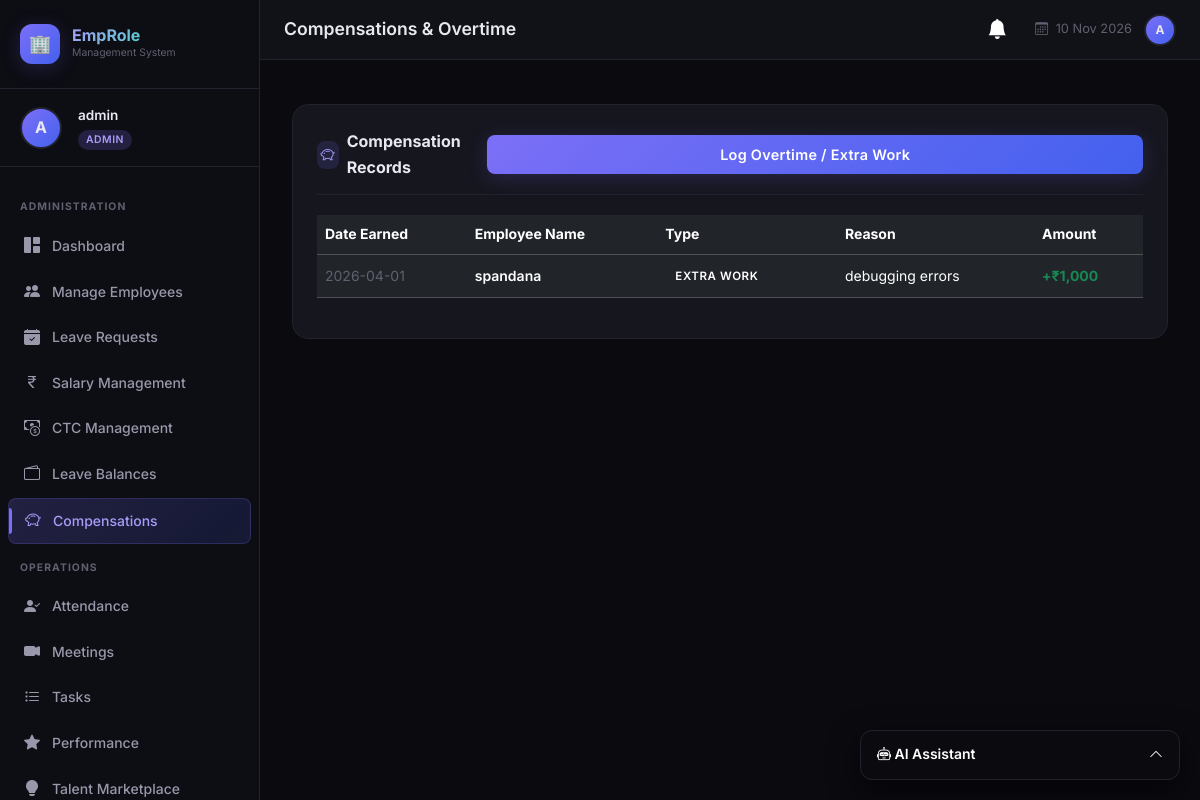
Page /hr/compensations (signed in) on the committed database.
### tables this page shows
CREATE TABLE compensations (
            id INTEGER PRIMARY KEY AUTOINCREMENT,
            employee_id INTEGER NOT NULL,
            comp_type TEXT NOT NULL,
            amount REAL NOT NULL,
            date DATE NOT NULL,
            reason TEXT,
            status TEXT DEFAULT 'pending',
            FOREIGN KEY (employee_id) REFERENCES employees(id)
        );

CREATE TABLE employees (
            id INTEGER PRIMARY KEY AUTOINCREMENT,
            user_id INTEGER UNIQUE,
            name TEXT NOT NULL,
            email TEXT NOT NULL,
            phone TEXT,
            department TEXT,
            designation TEXT,
            joining_date DATE,
            status TEXT DEFAULT 'active',
            FOREIGN KEY (user_id) REFERENCES users(id)
        );

### hr_extensions.py (the view, shortened to what this page needs)
@hr_extensions_bp.route('/hr/compensations', methods=['GET', 'POST'])
@login_required
@role_required('admin', 'hr')
def admin_compensations():
    db = get_db()
    records = db.execute(
        "SELECT c.*, e.name FROM compensations c "
        "JOIN employees e ON c.employee_id=e.id "
        "ORDER BY c.date DESC"
    ).fetchall()
    employees = db.execute("SELECT id, name FROM employees").fetchall()
    db.close()
    return render_template('hr_extensions/compensations.html', records=records, employees=employees)

### ai_service.py (called while the page is built)
@ai_service_bp.before_app_request
def setup_ai():
    if not hasattr(ai_service_bp, 'schema_initialized'):
        init_ai_schema()
        ai_service_bp.schema_initialized = True

### app.py (called while the page is built)
@app.context_processor
def inject_notifications():
    if 'user_id' in session:
        db = get_db()
        n = db.execute("SELECT * FROM notifications WHERE user_id=? AND is_read=0 ORDER BY created_at DESC LIMIT 5", (session['user_id'],)).fetchall()
        c = db.execute("SELECT COUNT(*) as c FROM notifications WHERE user_id=? AND is_read=0", (session['user_id'],)).fetchone()['c']
        db.close()
        return dict(recent_notifications=n, unread_notifications_count=c)
    return dict(recent_notifications=[], unread_notifications_count=0)

### database.py (called while the page is built)
def get_db():
    conn = sqlite3.connect(DB_PATH)
    conn.row_factory = sqlite3.Row
    conn.execute("PRAGMA foreign_keys = ON")
    return conn

### hr_extensions.py (called while the page is built)
def login_required(f):
    @wraps(f)
    def decorated(*args, **kwargs):
        if 'user_id' not in session:
            flash('Please log in to access this page.', 'warning')
            return redirect(url_for('login'))
        return f(*args, **kwargs)
    return decorated

def role_required(*roles):
    def decorator(f):
        @wraps(f)
        def decorated(*args, **kwargs):
            if 'user_id' not in session:
                return redirect(url_for('login'))
            if session.get('role') not in roles:
                flash('Access denied. Insufficient permissions.', 'danger')
                return redirect(url_for('dashboard'))
            return f(*args, **kwargs)
        return decorated
    return decorator

### hr_extensions_db.py (called while the page is built)
def get_db():
    conn = sqlite3.connect(DB_PATH)
    conn.row_factory = sqlite3.Row
    conn.execute("PRAGMA foreign_keys = ON")
    return conn

### templates/hr_extensions/compensations.html (shortened to what this page needs)
{% extends "base.html" %}
{% block page_title %}Compensations & Overtime{% endblock %}
{% block content %}
<div class="content-card fade-in">
  <div class="card-header-custom">
    <div class="card-title-custom">
      <div class="title-icon"><i class="bi bi-piggy-bank"></i></div>
      Compensation Records
    </div>
    <button type="button" class="btn-primary-custom px-4 py-2" data-bs-toggle="modal" data-bs-target="#addCompModal">
      Log Overtime / Extra Work
    </button>
  </div>
  <div class="table-responsive mt-3">
    <table class="table table-dark table-hover align-middle">
      <thead>
        <tr>
          <th>Date Earned</th>
          <th>Employee Name</th>
          <th>Type</th>
          <th>Reason</th>
          <th>Amount</th>
        </tr>
      </thead>
      <tbody>
        {% for r in records %}
        <tr>
          <td><span style="color:var(--text-muted);">{{ r.date }}</span></td>
          <td><span style="font-weight:600;">{{ r.name }}</span></td>
          <td><span class="badge-custom badge-info">{{ r.comp_type }}</span></td>
          <td>{{ r.reason }}</td>
          <td><span class="text-success" style="font-weight:700;">+₹{{ "{:,.0f}".format(r.amount) }}</span></td>
        </tr>
        {% else %}
        <tr>
          <td colspan="5" class="text-center py-4" style="color:var(--text-muted);">No compensations logged yet.</td>
        </tr>
        {% endfor %}
      </tbody>
    </table>
  </div>
</div>
{% endblock %}

### static/css/style.css (style rules this page uses)
:root { --bg-primary: #0a0a0f; --bg-secondary: #111118; --bg-card: #16161f; --bg-card-hover: #1e1e2a; --sidebar-bg: #0d0d14; --sidebar-width: 260px; --accent-purple: #7c6ff7; --accent-purple-light: #a89df9; --accent-teal: #00d4aa; --accent-teal-light: #33ddbb; --accent-orange: #ff6b35; --accent-pink: #f72585; --accent-blue: #4361ee; --text-primary: #e8e8f0; --text-secondary: #9898aa; --text-muted: #606070; --border-color: #22222e; --border-glow: rgba(124, 111, 247, 0.3); --shadow-sm: 0 2px 8px rgba(0, 0, 0, 0.4); --shadow-md: 0 4px 20px rgba(0, 0, 0, 0.5); --shadow-lg: 0 8px 40px rgba(0, 0, 0, 0.6); --shadow-accent: 0 4px 20px rgba(124, 111, 247, 0.2); --radius-sm: 8px; --radius-md: 12px; --radius-lg: 16px; --radius-xl: 20px; --transition: all 0.25s cubic-bezier(0.4, 0, 0.2, 1); }
*, *::before, *::after { box-sizing: border-box; margin: 0; padding: 0; }
html { scroll-behavior: smooth; }
body { font-family: 'Inter', -apple-system, BlinkMacSystemFont, sans-serif; background: var(--bg-primary); color: var(--text-primary); min-height: 100vh; overflow-x: hidden; font-size: 14px; line-height: 1.6; }
.btn-primary-custom { background: linear-gradient(135deg, var(--accent-purple), var(--accent-blue)); border: none; color: white; font-weight: 600; padding: 11px 24px; border-radius: var(--radius-sm); transition: var(--transition); font-size: 0.9rem; letter-spacing: 0.02em; box-shadow: var(--shadow-accent); width: 100%; }
.content-card { background: var(--bg-card); border: 1px solid var(--border-color); border-radius: var(--radius-lg); padding: 1.5rem; margin-bottom: 1.5rem; }
.card-header-custom { display: flex; align-items: center; justify-content: space-between; margin-bottom: 1.25rem; padding-bottom: 0.875rem; border-bottom: 1px solid var(--border-color); }
.card-title-custom { font-size: 1rem; font-weight: 700; color: var(--text-primary); display: flex; align-items: center; gap: 8px; }
.card-title-custom .title-icon { width: 28px; height: 28px; background: rgba(124, 111, 247, 0.15); border-radius: 8px; display: flex; align-items: center; justify-content: center; color: var(--accent-purple-light); font-size: 0.9rem; }
.badge-custom { padding: 4px 10px; border-radius: 20px; font-size: 0.72rem; font-weight: 600; text-transform: uppercase; letter-spacing: 0.05em; display: inline-block; }
.fade-in { animation: fadeIn 0.4s ease forwards; }
.content-card { animation: fadeIn 0.4s ease forwards; animation-delay: 0.2s; opacity: 0; animation-fill-mode: forwards; }

### rows in the picture
compensations: date "2026-04-01", name "spandana", comp_type "EXTRA WORK", reason "debugging errors", amount "1,000"

### other values in the picture
{{ session.username[0].upper() }} "A"
{{ session.username }} "admin"
{{ session.role }} "ADMIN"
